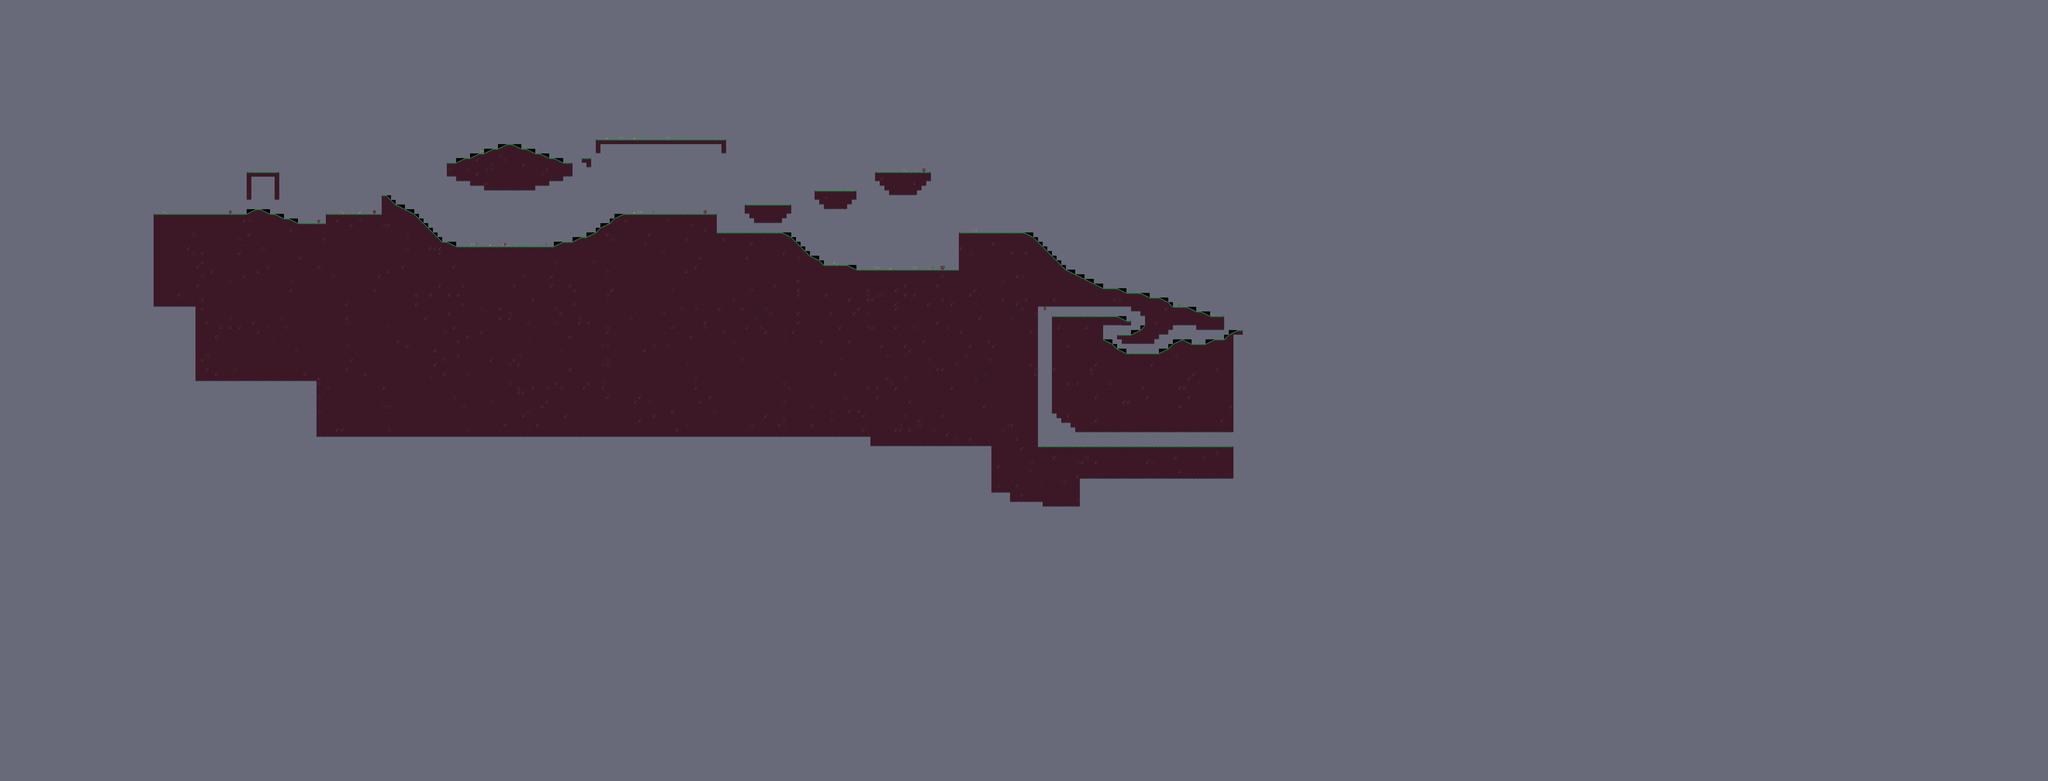

The image is a tile-based game level rendered from a .tmx file. Its description and source (layers, tilesets, objects; grid data summarised) follow:
An orthogonal 440x168 tile map with 16x16 px tiles, 3 tile layers (Signs, Collisions_values, Collisions), 3 tilesets and 36 objects (17x Box, 11x Camblock, 7x Gravity, Player_Start).

<map version="1.4" tiledversion="1.4.2" orientation="orthogonal" renderorder="right-down" compressionlevel="0" width="440" height="168" tilewidth="16" tileheight="16" infinite="0" backgroundcolor="#696A79" nextlayerid="5" nextobjectid="1"><tileset firstgid="1" name="Ground" tilewidth="16" tileheight="16" tilecount="64" columns="8" objectalignment="topleft" margin="0" spacing="0"><image source="../../tilemap.png" width="128" height="128" /></tileset><tileset firstgid="65" name="Signs" tilewidth="16" tileheight="16" tilecount="9" columns="3" objectalignment="topleft" margin="0" spacing="0"><image source="../../signs.png" width="48" height="48" /></tileset><tileset firstgid="74" name="Collisions" tilewidth="16" tileheight="16" tilecount="1" columns="1" objectalignment="topleft"><image source="Collisions.intgrid.png" width="16" height="16" /></tileset><layer id="1" name="Signs" width="440" height="168" opacity="1"><data>[73920 cells, 8 non-empty, 6 distinct tile ids]</data></layer><layer id="2" name="Collisions_values" width="440" height="168" opacity="1"><data>[73920 cells, 9753 non-empty, 1 distinct tile ids]</data></layer><layer id="3" name="Collisions" width="440" height="168" opacity="1"><data>[73920 cells, 9783 non-empty, 15 distinct tile ids]</data></layer><objectgroup id="4" name="Entities"><object name="Camblock" x="4240" y="624" width="256" height="256"><properties><property name="__anchorX" type="int" value="4240" /><property name="__anchorY" type="int" value="624" /><property name="__cx" type="int" value="265" /><property name="__cy" type="int" value="39" /><property name="NodeType" value="CamBlock.tscn" /></properties></object><object name="Camblock" x="4240" y="1136" width="256" height="256"><properties><property name="__anchorX" type="int" value="4240" /><property name="__anchorY" type="int" value="1136" /><property name="__cx" type="int" value="265" /><property name="__cy" type="int" value="71" /><property name="NodeType" value="CamBlock.tscn" /></properties></object><object name="Camblock" x="3520" y="1568" width="256" height="256"><properties><property name="__anchorX" type="int" value="3520" /><property name="__anchorY" type="int" value="1568" /><property name="__cx" type="int" value="220" /><property name="__cy" type="int" value="98" /><property name="NodeType" value="CamBlock.tscn" /></properties></object><object name="Camblock" x="3776" y="1568" width="256" height="256"><properties><property name="__anchorX" type="int" value="3776" /><property name="__anchorY" type="int" value="1568" /><property name="__cx" type="int" value="236" /><property name="__cy" type="int" value="98" /><property name="NodeType" value="CamBlock.tscn" /></properties></object><object name="Camblock" x="4032" y="1568" width="256" height="256"><properties><property name="__anchorX" type="int" value="4032" /><property name="__anchorY" type="int" value="1568" /><property name="__cx" type="int" value="252" /><property name="__cy" type="int" value="98" /><property name="NodeType" value="CamBlock.tscn" /></properties></object><object name="Box" x="4096" y="1520" width="16" height="16"><properties><property name="__anchorX" type="int" value="4096" /><property name="__anchorY" type="int" value="1520" /><property name="__cx" type="int" value="256" /><property name="__cy" type="int" value="95" /><property name="NodeType" value="Box.tscn" /></properties></object><object name="Box" x="4096" y="1504" width="16" height="16"><properties><property name="__anchorX" type="int" value="4096" /><property name="__anchorY" type="int" value="1504" /><property name="__cx" type="int" value="256" /><property name="__cy" type="int" value="94" /><property name="NodeType" value="Box.tscn" /></properties></object><object name="Box" x="4096" y="1488" width="16" height="16"><properties><property name="__anchorX" type="int" value="4096" /><property name="__anchorY" type="int" value="1488" /><property name="__cx" type="int" value="256" /><property name="__cy" type="int" value="93" /><property name="NodeType" value="Box.tscn" /></properties></object><object name="Box" x="4112" y="1488" width="16" height="16"><properties><property name="__anchorX" type="int" value="4112" /><property name="__anchorY" type="int" value="1488" /><property name="__cx" type="int" value="257" /><property name="__cy" type="int" value="93" /><property name="NodeType" value="Box.tscn" /></properties></object><object name="Box" x="4112" y="1504" width="16" height="16"><properties><property name="__anchorX" type="int" value="4112" /><property name="__anchorY" type="int" value="1504" /><property name="__cx" type="int" value="257" /><property name="__cy" type="int" value="94" /><property name="NodeType" value="Box.tscn" /></properties></object><object name="Box" x="4112" y="1520" width="16" height="16"><properties><property name="__anchorX" type="int" value="4112" /><property name="__anchorY" type="int" value="1520" /><property name="__cx" type="int" value="257" /><property name="__cy" type="int" value="95" /><property name="NodeType" value="Box.tscn" /></properties></object><object name="Box" x="4080" y="1520" width="16" height="16"><properties><property name="__anchorX" type="int" value="4080" /><property name="__anchorY" type="int" value="1520" /><property name="__cx" type="int" value="255" /><property name="__cy" type="int" value="95" /><property name="NodeType" value="Box.tscn" /></properties></object><object name="Box" x="4080" y="1504" width="16" height="16"><properties><property name="__anchorX" type="int" value="4080" /><property name="__anchorY" type="int" value="1504" /><property name="__cx" type="int" value="255" /><property name="__cy" type="int" value="94" /><property name="NodeType" value="Box.tscn" /></properties></object><object name="Box" x="4080" y="1488" width="16" height="16"><properties><property name="__anchorX" type="int" value="4080" /><property name="__anchorY" type="int" value="1488" /><property name="__cx" type="int" value="255" /><property name="__cy" type="int" value="93" /><property name="NodeType" value="Box.tscn" /></properties></object><object name="Box" x="4064" y="1488" width="16" height="16"><properties><property name="__anchorX" type="int" value="4064" /><property name="__anchorY" type="int" value="1488" /><property name="__cx" type="int" value="254" /><property name="__cy" type="int" value="93" /><property name="NodeType" value="Box.tscn" /></properties></object><object name="Box" x="4064" y="1504" width="16" height="16"><properties><property name="__anchorX" type="int" value="4064" /><property name="__anchorY" type="int" value="1504" /><property name="__cx" type="int" value="254" /><property name="__cy" type="int" value="94" /><property name="NodeType" value="Box.tscn" /></properties></object><object name="Box" x="4064" y="1520" width="16" height="16"><properties><property name="__anchorX" type="int" value="4064" /><property name="__anchorY" type="int" value="1520" /><property name="__cx" type="int" value="254" /><property name="__cy" type="int" value="95" /><property name="NodeType" value="Box.tscn" /></properties></object><object name="Camblock" x="3264" y="1568" width="256" height="256"><properties><property name="__anchorX" type="int" value="3264" /><property name="__anchorY" type="int" value="1568" /><property name="__cx" type="int" value="204" /><property name="__cy" type="int" value="98" /><property name="NodeType" value="CamBlock.tscn" /></properties></object><object name="Camblock" x="3264" y="1312" width="256" height="256"><properties><property name="__anchorX" type="int" value="3264" /><property name="__anchorY" type="int" value="1312" /><property name="__cx" type="int" value="204" /><property name="__cy" type="int" value="82" /><property name="NodeType" value="CamBlock.tscn" /></properties></object></objectgroup></map>
<!-- 17 of 36 objects omitted -->
